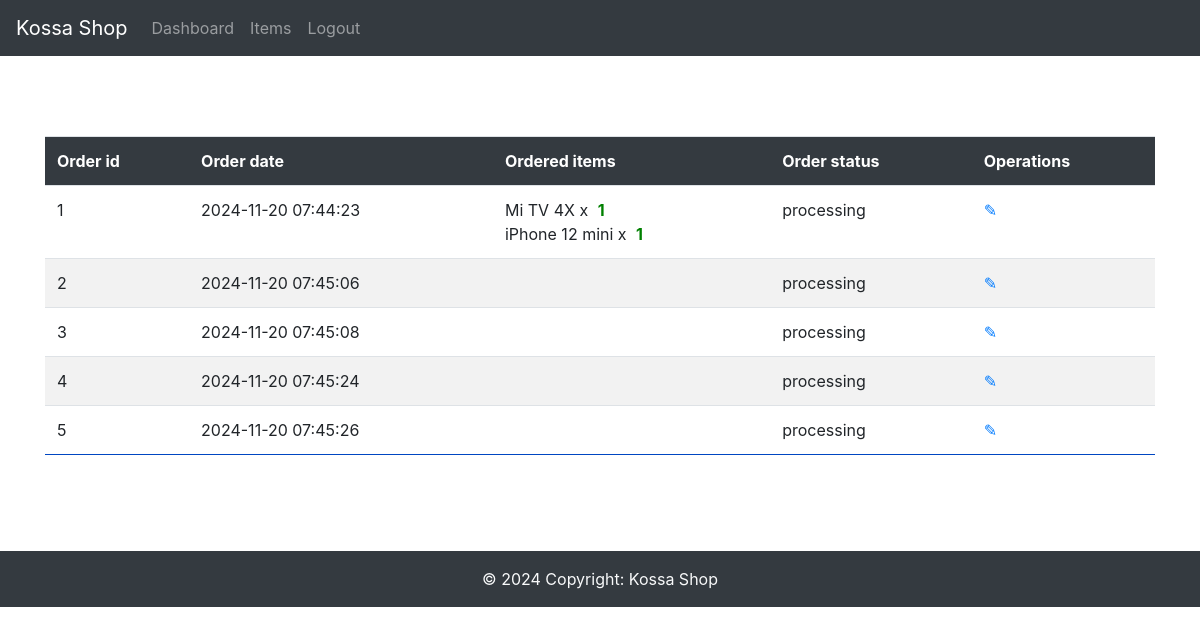
/admin/ (signed in), run on an earlier commit of the app's database.
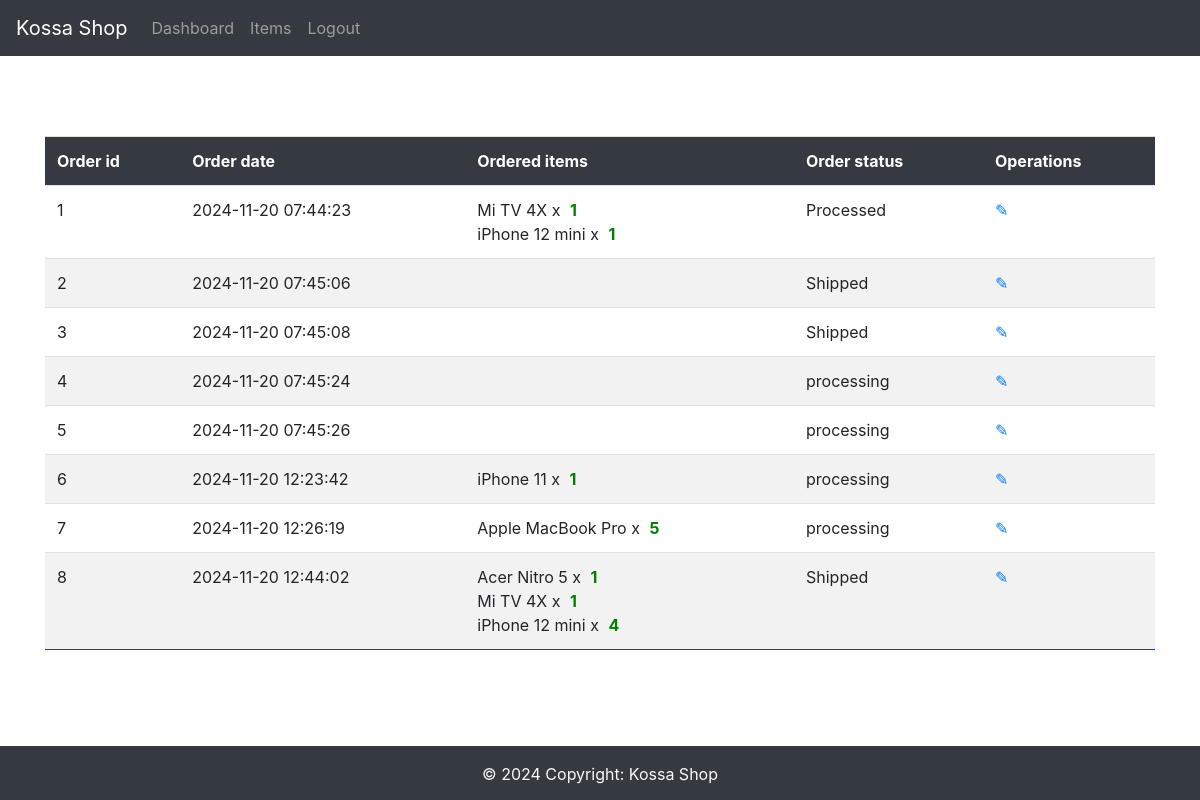
And on a later commit of the database.
### app/db_models.py (models this page shows)
class Order(db.Model):
    __tablename__ = "orders"
    id = db.Column(db.Integer, primary_key=True)
    uid = db.Column(db.Integer, db.ForeignKey('users.id'), nullable=False)
    date = db.Column(db.DateTime, nullable=False)
    status = db.Column(db.String(50), nullable=False)
    items = db.relationship("Ordered_item", backref="order")

class Ordered_item(db.Model):
    __tablename__ = "ordered_items"
    id = db.Column(db.Integer, primary_key=True)
    oid = db.Column(db.Integer, db.ForeignKey('orders.id'), nullable=False)
    itemid = db.Column(db.Integer, db.ForeignKey('items.id'), nullable=False)
    quantity = db.Column(db.Integer, db.ForeignKey('cart.quantity'), nullable=False)

class Item(db.Model):
    __tablename__ = "items"
    id = db.Column(db.Integer, primary_key=True)
    name = db.Column(db.String(100), nullable=False)
    price = db.Column(db.Float, nullable=False)
    category = db.Column(db.Text, nullable=False)
    image = db.Column(db.String(250), nullable=False)
    details = db.Column(db.String(250), nullable=False)
    price_id = db.Column(db.String(250), nullable=False)
    orders = db.relationship("Ordered_item", backref="item")
    in_cart = db.relationship("Cart", backref="item")

### app/funcs.py (the view)
	def wrapper(*args, **kwargs):
		if current_user.is_authenticated and current_user.admin == 0:
			return func(*args, **kwargs)
		else:
			return "You are not Authorized to access this URL."

### app/__init__.py (called while the page is built)
@app.context_processor
def inject_now():
	return {'now': datetime.utcnow()}

@login_manager.user_loader
def load_user(user_id):
	return User.query.get(user_id)

### app/admin/routes.py (called while the page is built)
@admin.route('/')
@admin_only
def dashboard():
    orders = Order.query.all()
    return render_template("admin/home.html", orders=orders)

### app/funcs.py (called while the page is built)
def admin_only(func):
	def wrapper(*args, **kwargs):
		if current_user.is_authenticated and current_user.admin == 0:
			return func(*args, **kwargs)
		else:
			return "You are not Authorized to access this URL."
	wrapper.__name__ = func.__name__
	return wrapper

### app/admin/templates/admin/home.html (shortened to what this page needs)
{% extends "admin/base.html" %}
{% block content %}
    {% if not orders %}
		<div class="flash-error">No orders have been placed yet.</div>
	{% else %}
    <table class="table table-striped">
        <tr>
            <th>Order id</th>
            <th>Order date</th>
			<th>Ordered items</th>
			<th>Order status</th>
			<th>Operations</th>
        </tr>
    {% for order in orders %}
        <tr>
            <td>{{ order.id }}</td>
            <td>{{ order.date.strftime('%Y-%m-%d %H:%M:%S') }}</td>
			<td>
				{% for i in order.items %}
				{{ i.item.name }} x <span class="success">{{ i.quantity }}</span><br>
				{% endfor %}
			</td>
			<td>{{ order.status }}</td>
			<td>
				<a href="{{ url_for('admin.edit', type='order', id=order.id) }}">&#9998;</a>
			</td>
        </tr>
    {% endfor %}
    </table>
	{% endif %}
{% endblock %}

### app/admin/templates/admin/base.html (shortened to what this page needs)
{% import "bootstrap/wtf.html" as wtf %}
<!DOCTYPE html>
<html lang="en">
  <head>
    <link rel="stylesheet" href="https://maxcdn.bootstrapcdn.com/bootstrap/4.0.0/css/bootstrap.min.css">
    <link rel="stylesheet" type="text/css" href="{{ url_for('admin.static', filename='styles.css') }}">
  </head>
  <body>
    <nav class="navbar navbar-expand-lg navbar-dark bg-dark">
      <a class="navbar-brand" href="{{ url_for('home') }}">Kossa Shop</a>
      <div class="collapse navbar-collapse" id="navbarNav">
        <ul class="navbar-nav">
          <li class="nav-item">
            <a class="nav-link" href="{{ url_for('admin.dashboard') }}">Dashboard</a>
          </li>
          {% if not current_user.is_authenticated %}
            <li class="nav-item">
              <a class="nav-link" href="{{ url_for('login') }}">Login</a>
            </li>
            <li class="nav-item">
              <a class="nav-link" href="{{ url_for('register') }}">Register</a>
            </li>
          {% else %}
            <li class="nav-item">
              <a class="nav-link" href="{{ url_for('admin.items') }}">Items</a>
            </li>
            <li class="nav-item">
              <a class="nav-link" href="{{ url_for('logout') }}">Logout</a>
            </li>
          {% endif %}
        </ul>
      </div>
    </nav>
    <div class="container">
      <div class="main">
        {% block content %}
        {% endblock %}
      </div>
    </div>
    <footer class="bg-dark text-center text-lg-start text-light">
      <div class="text-center p-3">
        © {{ now.year }} Copyright:
        Kossa Shop
      </div>
    </footer>
  </body>
</html>

### app/admin/static/styles.css (style rules this page uses)
.main { padding: 10vh 0; }
table { margin: 0 auto; }
table th { color: white; background-color: #343a40; padding: 15px; }
table tr { border-bottom:1px solid #0046C2; }
table td, th { padding:5px 30px; }
.flash-error, .help-block, .success { text-align: center; padding: 5px; font-weight:bold; }
.success { color:green; }

What changed in the data, as far as the page shows it:
changed Order id 1: status "processing" → "Processed"
changed Order id 2: status "processing" → "Shipped"
changed Order id 3: status "processing" → "Shipped"
added Order: id "6", date "2024-11-20 12:23:42", status "processing"
added Ordered_item: item.name "iPhone 11", quantity "1", shown under "6"
added Order: id "7", date "2024-11-20 12:26:19", status "processing"
added Ordered_item: item.name "Apple MacBook Pro", quantity "5", shown under "7"
added Order: id "8", date "2024-11-20 12:44:02", status "Shipped"
added Ordered_item: item.name "Acer Nitro 5", quantity "1", shown under "8"
added Ordered_item: item.name "Mi TV 4X", quantity "1", shown under "8"
added Ordered_item: item.name "iPhone 12 mini", quantity "4", shown under "8"
